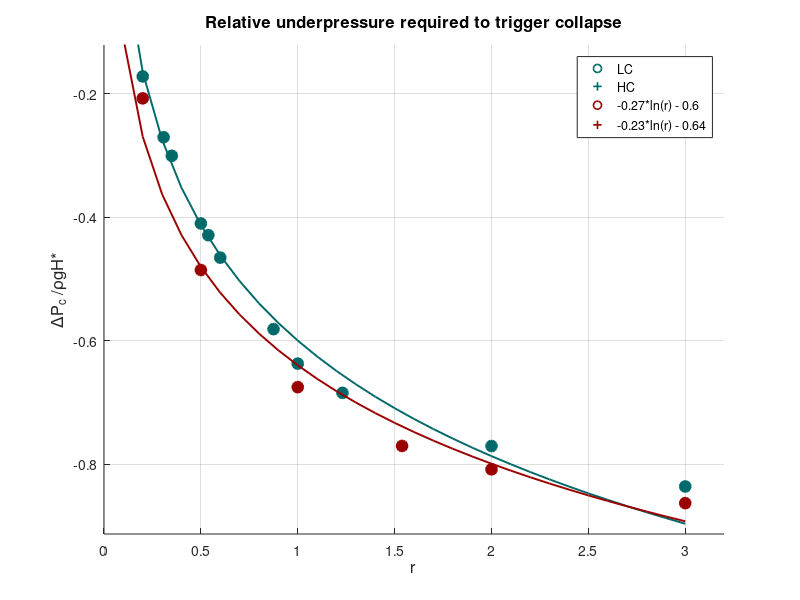
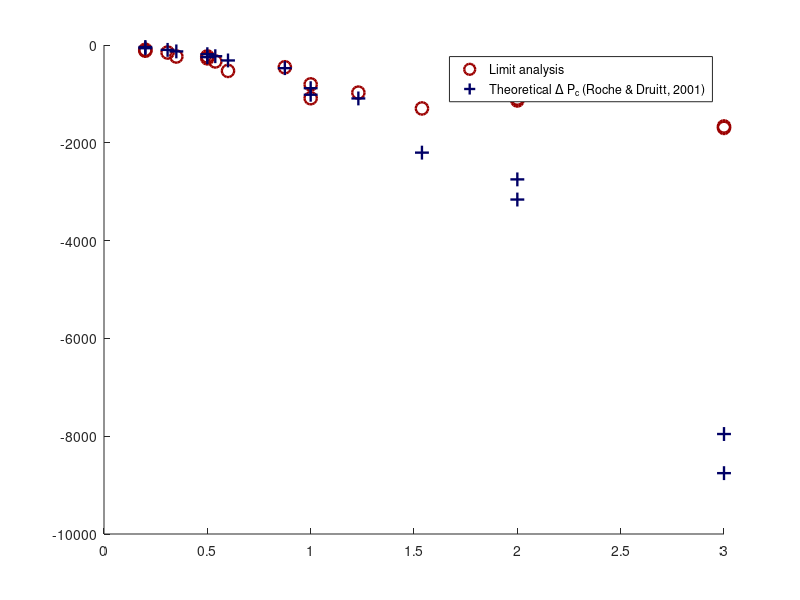

The MATLAB source for these figures, in order: (Note: this script raises an error after producing the figures.)
%% O7: Critical Reservoir Underpressure
%Plots output from OptumG2 limit analysis 
%displays critical underpressure as a function of r and C
%% Define all variables
gamma   = [14224, 14224, 14224 ,14224, 14224, 14224, 14224, 14224,14224, 14224, 14224, 14028, 14028, 14028, 14028, 14028, 14028];  %unit weight corresponds to density*g
H      = [3.5, 3.5, 3.5, 2, 2, 2, 8, 8, 10, 6, 12, 8, 2, 2, 6.5, 12, 10]; %depth of top of magma reservoir [cm]
H_mean = (H+2)./100; %H* mean depth of reservoir in meter for confining pressure: H*=H+T/2
D      = [4, 6.5, 10, 6.5, 10, 4, 6.5, 4, 10, 10, 4, 4, 10, 4, 6.5, 4, 6.5];  %reservoir diameter [cm]
C      = [66, 66, 66, 66, 66, 66, 66, 66, 66, 66, 66, 91, 91, 91, 91, 91, 91]; %roof cohesion [Pa]
phi      = [26, 26, 26, 26, 26, 26, 26, 26, 26, 26, 26, 26.5, 26.5, 26.5, 26.5, 26.5, 26.5]; %angle of internal friction
r     = H./D;    % roof aspect ratio

%Lower bound (LB) and upper bound (UB) values of the collapse multiplier [kPa] from OptumG2 logfiles: 
LB    = [-0.043, -0.162, -0.263, -0.131, -0.187, -0.051, -0.164, -0.042, -0.335, -0.324, -0.042, 0.012, -0.164, -0.008, -0.107, 0.012, -0.106].*(-1e3); %conversion to Pa
UB    = [-0.043, -0.162, -0.262, -0.130, -0.186, -0.051, -0.164, -0.041, -0.334, -0.323, -0.041, 0.012, -0.164, -0.008, -0.106, 0.012, -0.105].*(-1e3);

%delta_P
dP_LB =(LB-gamma.*H./100) ; 
dP_UB =(UB-gamma.*H./100); 

%normalise delta_p with confining pressure to obtain a dimensionless value
dPP_LB= dP_LB./(gamma.*H_mean);
dPP_UB= dP_UB./(gamma.*H_mean);

%mean values between LB and UB:
P_c= (LB+UB)./2;            %critical chamber pressure
dP= (dP_LB+dP_UB)./2;       %critical underpressure
dPP= (dPP_LB+dPP_UB)./2;

%% Plot normalised critical underpressure as function of roof aspect ratio

figure(1)
hold on
plot(r(1:11), dPP_LB(1:11), 'o', 'MarkerSize',6,'LineWidth',1.2, 'MarkerEdgeColor',[0 105 105]./255)
plot(r(1:11), dPP_UB(1:11), '+', 'MarkerSize',6,'LineWidth',1.2, 'MarkerEdgeColor',[0 105 105]./255)
plot(r(12:17), dPP_LB(12:17), 'o', 'MarkerSize',6,'LineWidth',1.2, 'MarkerEdgeColor',[155 0 0]./255)
plot(r(12:17), dPP_UB(12:17), '+', 'MarkerSize',6,'LineWidth',1.2, 'MarkerEdgeColor',[155 0 0]./255)

legend('LB','UB','LB','UB')
axis([0 3.2 min(dPP_UB)-0.05 max(dPP_LB)+0.05 ])
xlabel('r','FontSize',12)
ylabel('\DeltaP_{c} /\rhogH*','interpreter','tex','FontSize',12)
title('Relative underpressure required to trigger collapse','FontSize',12)
grid on
hold off

%% Fitting

% %sorting of data in direction of increasing roof aspect ratio
[r_sort_LC index_LC]=sort(r(1:11));  %sort data in same order as increasing r
[r_sort_HC index_HC]=sort(r(12:17));

dPP_LC=dPP(1:11);
dPP_LC=dPP_LC(1,index_LC);
dPP_HC=dPP(12:17);
dPP_HC=dPP_HC(1,index_HC);

figure(1)
hold on
plot(r_sort_LC, dPP_LC, 'o', 'MarkerSize',8,'LineWidth',1.2, 'MarkerEdgeColor',[0 105 105]./255,'MarkerFaceColor',[0 105 105]./255)
plot(r_sort_HC, dPP_HC, 'o', 'MarkerSize',8,'LineWidth',1.2, 'MarkerEdgeColor',[155 0 0]./255,'MarkerFaceColor',[155 0 0]./255)

axis([0 3.2 min(dPP_UB)-0.05 max(dPP_LB)+0.05 ])
xlabel('r','FontSize',12)
ylabel('\DeltaP_{c} /\rhogH*','interpreter','tex','FontSize',12)
title('Relative underpressure required to trigger collapse','FontSize',12)
grid on

%fit curves to selected data
% fit_LC=polyfit(r_sort_LC,dPP_LC,2);
% fit_HC=polyfit(r_sort_HC,dPP_HC, 2);
% fit_LC_plot = polyval(fit_LC,r_sort_LC);
% fit_HC_plot = polyval(fit_HC,r_sort_HC);
fit_LC=-0.27*log([0:0.1:3])-0.6;
fit_HC=-0.23*log([0:0.1:3])-0.64;

hold on %plot fitted curves on top of data
plot([0:0.1:3],fit_LC,'color',[0 105 105]./255,'LineWidth',1.4)
plot([0:0.1:3],fit_HC,'color',[155 0 0]./255,'LineWidth',1.4)
legend('LC','HC','-0.27*ln(r) - 0.6','-0.23*ln(r) - 0.64')

%% Get theoretical magma pressure at failure after Roche and Druitt, 2001
gamma   = [14224, 14224, 14224 ,14224, 14224, 14224, 14224, 14224,14224, 14224, 14224, 14028, 14028, 14028, 14028, 14028, 14028];  %unit weight corresponds to density*g
H      = [3.5, 3.5, 3.5, 2, 2, 2, 8, 8, 10, 6, 12, 8, 2, 2, 6.5, 12, 10]./100;  %reservoir depth [m]
D      = [4, 6.5, 10, 6.5, 10, 4, 6.5, 4, 10, 10, 4, 4, 10, 4, 6.5, 4, 6.5]./100; %diameter [m]
C      = [66, 66, 66, 66, 66, 66, 66, 66, 66, 66, 66, 91, 91, 91, 91, 91, 91]; %roof cohesion [Pa]
phi      = [26, 26, 26, 26, 26, 26, 26, 26, 26, 26, 26, 26.5, 26.5, 26.5, 26.5, 26.5, 26.5]; %internal friction angle [deg]

k=1; %constant <=1
Tau=C+gamma.*H./2.*tand(phi).*k;   %shear strength Mohr-Coulomb 
%alpha=[-76.19, -61.71, -58.80, -57.93, -87.96, -58.97, -79.41, NaN, -73.85, -57.66, NaN, NaN, -79.09, -57.13, -78.29, NaN, NaN];  %angle of damage zone in upper half of the roof
alpha=[-64.78, -63.81, -64.16, -63.22, -55.43, -64.22, -61.41, -62.74, -66.17, -63.78, -61.0, -61.1, -55.78, -63.55, -63.03, -63.04, -60.90]; %angle near chamber

SR=4.*H./D.*(1-(H./(tand(alpha).*D))+(gamma.*H./Tau).*(1./(2.*tand(alpha)))- H./(3.*tand(alpha).*tand(alpha).*D));  %stress ratio, corresponds to equ. 4 in Roche paper, adapted for A=B=R
UP_theo=SR.*Tau.*(-1); %theoretical chamber underpressure for coherent piston collapse

%% Compare limit analysis results and theoretical values
figure()
hold on
plot(r, dP, 'o', 'MarkerSize',9,'LineWidth',1.7, 'MarkerEdgeColor',[155 0 0]./255)
plot(r, UP_theo, '+', 'MarkerSize',10,'LineWidth',1.7, 'MarkerEdgeColor',[0 0 102]./255)

legend('Limit analysis','Theoretical \Delta P_c (Roche & Druitt, 2001)')
ax=gca;
ax.YScale='log';
xlabel('r','FontSize',14)
ylabel('\DeltaP_{c} [Pa]','interpreter','tex','FontSize',14)
title('Calculated and theoretical chamber underpressure','FontSize',14)
grid on, box on
